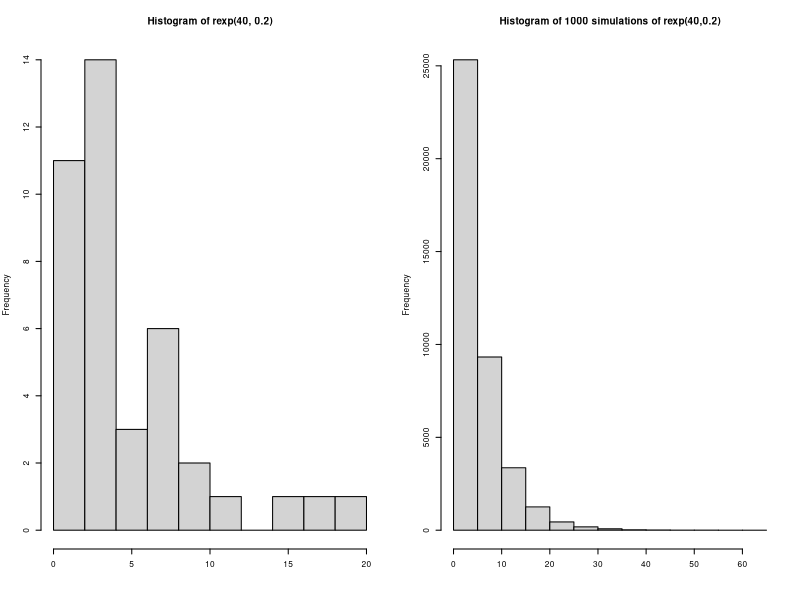
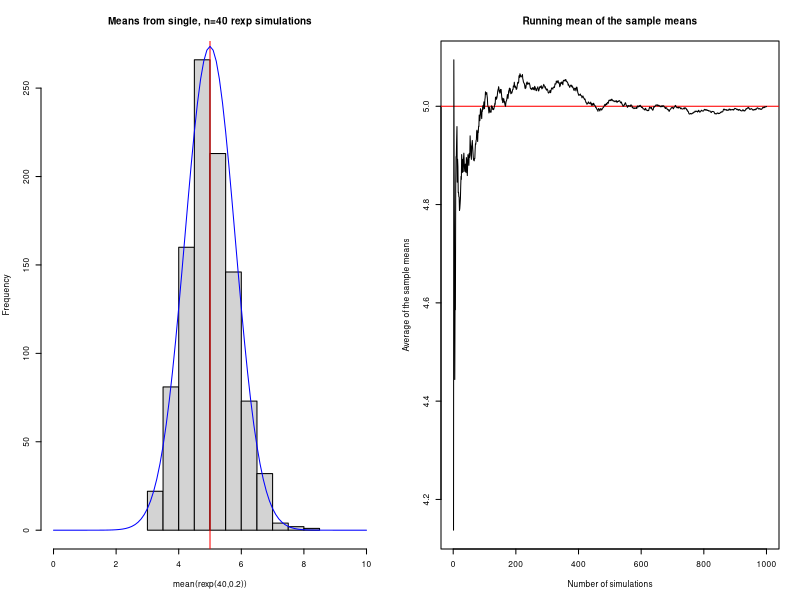
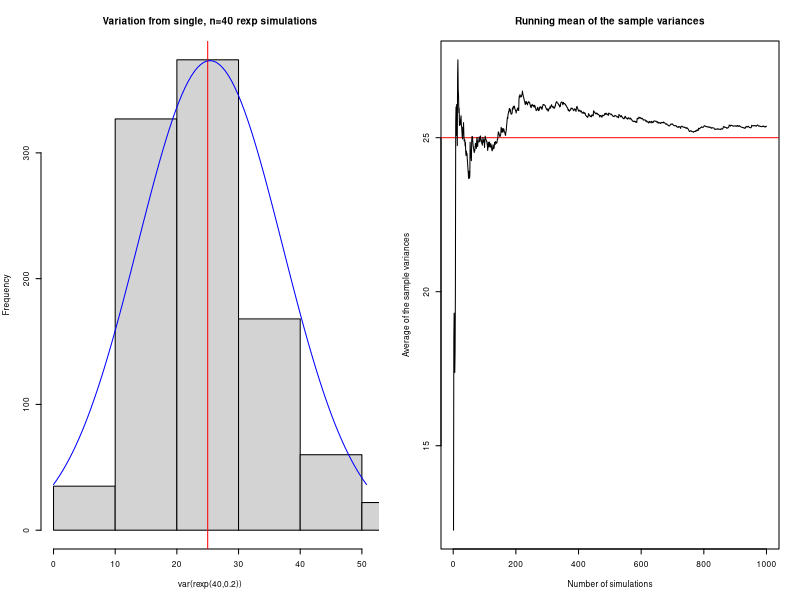
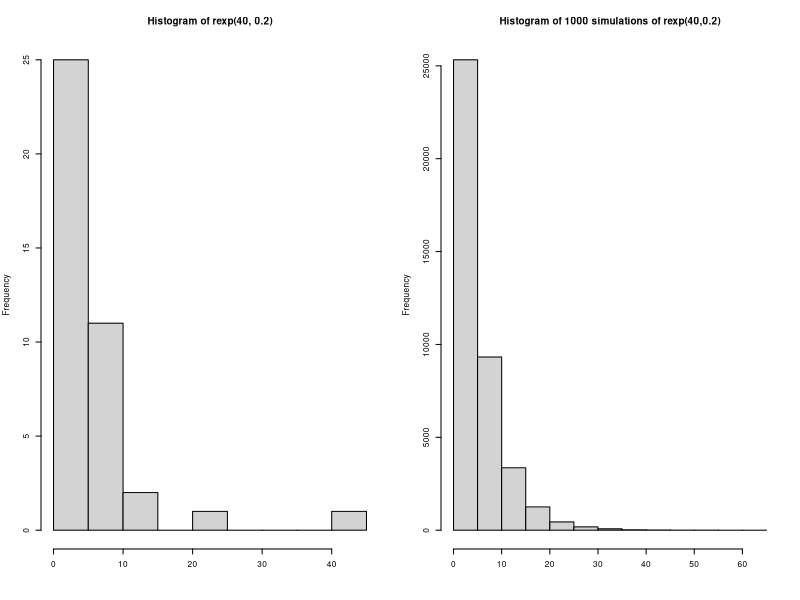
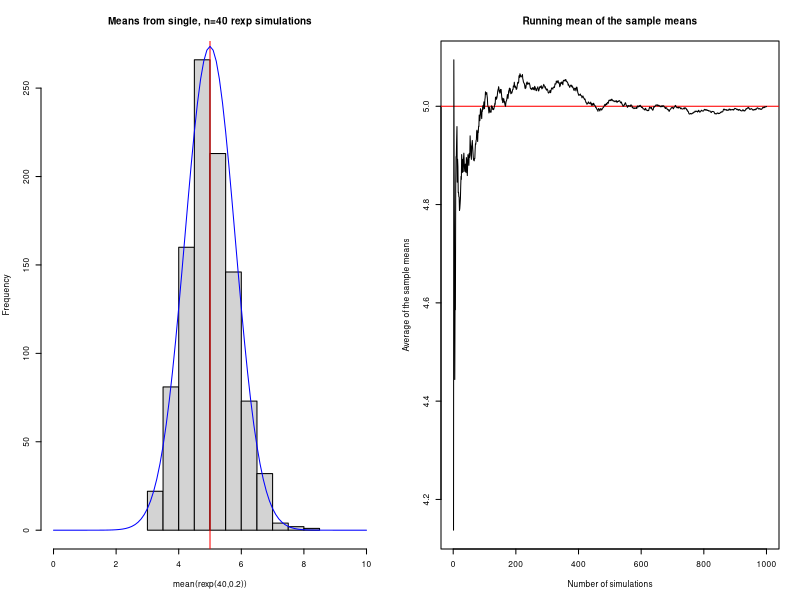
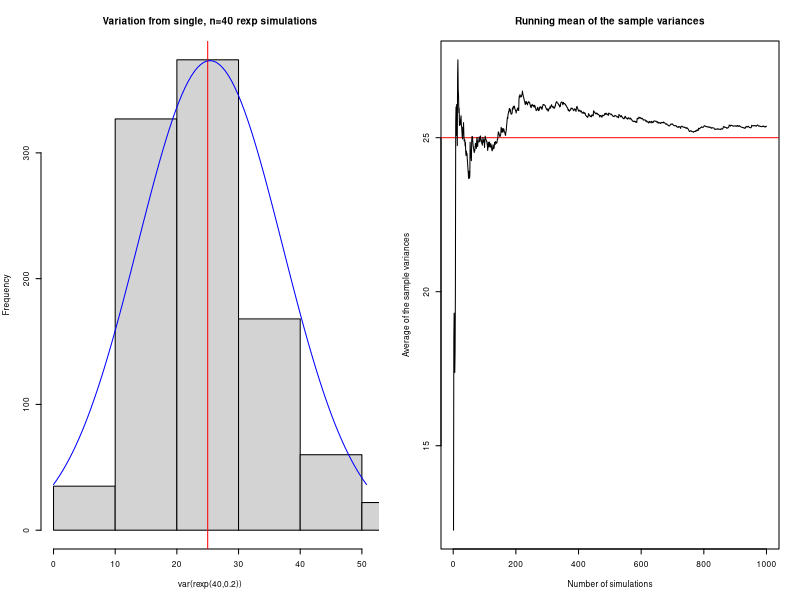

Reproduce these figures in R, in order.
## ---- chunk 1
par(mfrow=c(1,2), cex=.5)
## Histogram of 40 exponential values
hist(rexp(40,0.2), xlab="")

## Run 1,000 simulations with n=40
set.seed(100)
alldata <- c()
for (i in 1:1000) {
    thisrun <- rexp(40, 0.2)
    alldata <- c(alldata, thisrun)
}

## Histogram of 1,000 * 40 exponential values.
hist(alldata, main="Histogram of 1000 simulations of rexp(40,0.2)", xlab="")
## ---- chunk 2
par(cex=.5)
## Run 1,000 simulations with n=40.
## Save the mean for each run.
set.seed(100)
simedmeans <- c()
for (i in 1:1000) {
    thisrun <- rexp(40, 0.2)
    simedmeans <- c(simedmeans, mean(thisrun))
}

## Graph the means for each run with a normal distribution curve
hist(simedmeans, main="Means from single, n=40 rexp simulations",
     xlab="mean(rexp(40,0.2))", xlim=c(0, 2*mean(simedmeans)))
abline(v=1/0.2, col="red")
curve(dnorm(x, mean=mean(simedmeans), sd=sd(simedmeans))*550, add=TRUE, col="blue")
## ---- chunk 3
par(cex=.5)
## Run 1,000 simulations with n=40.
## Keep a running mean of the means of the simulations.
set.seed(100)
simedmeans <- c()
runningmean <- c()
for (i in 1:1000) {
    thisrun <- rexp(40, 0.2)
    simedmeans <- c(simedmeans, mean(thisrun))
    runningmean <- c(runningmean, mean(simedmeans))
}

## Graph the mean of the sample means as it changes as more simulations are run
## with a line representing the theoretical mean.
plot(x=1:length(runningmean), y=runningmean, pch=20, type="n",
     xlab="Number of simulations", ylab="Average of the sample means", 
     main="Running mean of the sample means")
abline(h=1/0.2, col="red")
lines(x=1:length(runningmean), y=runningmean)
## ---- chunk 4
## Run 1,000 simulations with n=40.
## Save the variation for each run.
set.seed(100)
simedvars <- c()
for (i in 1:1000) {
    thisrun <- rexp(40, 0.2)
    simedvars <- c(simedvars, var(thisrun))
}
## ---- chunk 5
par(cex=.5)
## Run 1,000 simulations with n=40.
## Save the variation for each run.
set.seed(100)
simedvars <- c()
for (i in 1:1000) {
    thisrun <- rexp(40, 0.2)
    simedvars <- c(simedvars, var(thisrun))
}

## Graph the variations for each run with a normal distribution curve
hist(simedvars, main="Variation from single, n=40 rexp simulations",
     xlab="var(rexp(40,0.2))", xlim=c(0, 2*mean(simedvars)))
abline(v=(1/0.2)^2, col="red")
curve(dnorm(x, mean=mean(simedvars), sd=sd(simedvars))*11000, add=TRUE, col="blue")
## ---- chunk 6
par(cex=.5)
## Run 1,000 simulations with n=40.
## Keep a running mean of the variances of the simulations.
set.seed(100)
simedvars <- c()
runningvarmean <- c()
for (i in 1:1000) {
    thisrun <- rexp(40, 0.2)
    simedvars <- c(simedvars, var(thisrun))
    runningvarmean <- c(runningvarmean, mean(simedvars))
}

## Graph the mean of the sample variances as it changes as more simulations are run
## with a line representing the theoretical variance.
plot(x=1:length(runningvarmean), y=runningvarmean, pch=20, type="n",
     xlab="Number of simulations", ylab="Average of the sample variances",
     main="Running mean of the sample variances")
abline(h=(1/0.2)^2, col="red")
lines(x=1:length(runningvarmean), y=runningvarmean)
## ---- chunk 7
## Histogram of 40 exponential values
hist(rexp(40,0.2), xlab="")

## Run 1,000 simulations with n=40
set.seed(100)
alldata <- c()
for (i in 1:1000) {
    thisrun <- rexp(40, 0.2)
    alldata <- c(alldata, thisrun)
}

## Histogram of 1,000 * 40 exponential values.
hist(alldata, main="Histogram of 1000 simulations of rexp(40,0.2)", xlab="")
## ---- chunk 8
## Run 1,000 simulations with n=40.
## Save the mean for each run.
set.seed(100)
simedmeans <- c()
for (i in 1:1000) {
    thisrun <- rexp(40, 0.2)
    simedmeans <- c(simedmeans, mean(thisrun))
}

## Graph the means for each run with a normal distribution curve
hist(simedmeans, main="Means from single, n=40 rexp simulations",
     xlab="mean(rexp(40,0.2))", xlim=c(0, 2*mean(simedmeans)))
abline(v=1/0.2, col="red")
curve(dnorm(x, mean=mean(simedmeans), sd=sd(simedmeans))*550, add=TRUE, col="blue")
## ---- chunk 9
## Run 1,000 simulations with n=40.
## Keep a running mean of the means of the simulations.
set.seed(100)
simedmeans <- c()
runningmean <- c()
for (i in 1:1000) {
    thisrun <- rexp(40, 0.2)
    simedmeans <- c(simedmeans, mean(thisrun))
    runningmean <- c(runningmean, mean(simedmeans))
}

## Graph the mean of the sample means as it changes as more simulations are run
## with a line representing the theoretical mean.
plot(x=1:length(runningmean), y=runningmean, pch=20, type="n",
     xlab="Number of simulations", ylab="Average of the sample means", 
     main="Running mean of the sample means")
abline(h=1/0.2, col="red")
lines(x=1:length(runningmean), y=runningmean)
## ---- chunk 10
## Run 1,000 simulations with n=40.
## Save the variation for each run.
set.seed(100)
simedvars <- c()
for (i in 1:1000) {
    thisrun <- rexp(40, 0.2)
    simedvars <- c(simedvars, var(thisrun))
}

## Graph the variations for each run with a normal distribution curve
hist(simedvars, main="Variation from single, n=40 rexp simulations",
     xlab="var(rexp(40,0.2))", xlim=c(0, 2*mean(simedvars)))
abline(v=(1/0.2)^2, col="red")
curve(dnorm(x, mean=mean(simedvars), sd=sd(simedvars))*11000, add=TRUE, col="blue")
## ---- chunk 11
## Run 1,000 simulations with n=40.
## Keep a running mean of the variances of the simulations.
set.seed(100)
simedvars <- c()
runningvarmean <- c()
for (i in 1:1000) {
    thisrun <- rexp(40, 0.2)
    simedvars <- c(simedvars, var(thisrun))
    runningvarmean <- c(runningvarmean, mean(simedvars))
}

## Graph the mean of the sample variances as it changes as more simulations are run
## with a line representing the theoretical variance.
plot(x=1:length(runningvarmean), y=runningvarmean, pch=20, type="n",
     xlab="Number of simulations", ylab="Average of the sample variances",
     main="Running mean of the sample variances")
abline(h=(1/0.2)^2, col="red")
lines(x=1:length(runningvarmean), y=runningvarmean)
